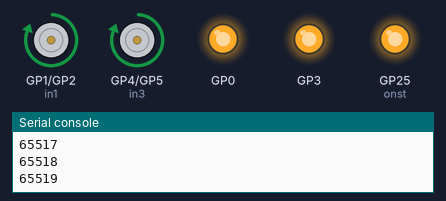
Bench run of a program on a simulated Raspberry Pi Pico running MicroPython. On the bench: motor-driver pin pairs drawn as motors (green arrow = first pin HIGH = forward, orange = second pin HIGH = backward, longer = more drive), output pins drawn as LEDs (lit = HIGH), the last lines printed to the serial console.

Above: at 9.2 s.
At 12.7 s:
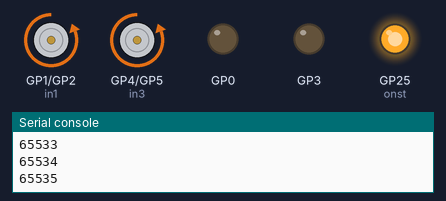
At 15.6 s:
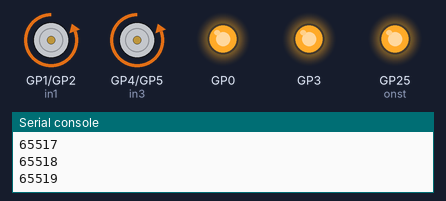
At 19.1 s:
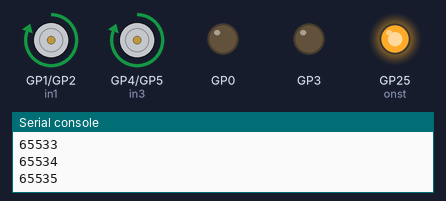
Timing chart, 0 to 23.1 s (numbered marks = the images above):
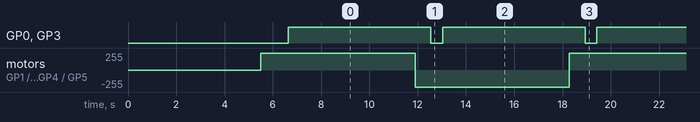

Measured:
- by itself, GP0, GP3: alternates HIGH for 5.9 s and LOW for 0.49 s
- by itself, motor on GP1 (in1) / GP2 (in2), motor on GP4 (in3) / GP5 (in4): alternates forward 255/255 for 6.4 s and backward 255/255 for 6.4 s

The program:

rc.py
```python
from machine import Pin
from rp2 import PIO, StateMachine, asm_pio
from time import sleep

sleep(5)
onst = Pin('LED', Pin.OUT)
onst.off()
sleep(0.5)
onst.on()

@asm_pio(sideset_init=PIO.OUT_LOW)
def pwm_prog():
    pull(noblock) .side(0)
    mov(x, osr) # Keep most recent pull data stashed in X, for recycling by noblock
    mov(y, isr) # ISR must be preloaded with PWM count max
    label("pwmloop")
    jmp(x_not_y, "skip")
    nop() .side(1)
    label("skip")
    jmp(y_dec, "pwmloop")


class PIOPWM:
    def __init__(self, sm_id, pin, max_count, count_freq):
        self._sm = StateMachine(sm_id, pwm_prog, freq=2 * count_freq, sideset_base=Pin(pin))
        # Use exec() to load max count into ISR
        self._sm.put(max_count)
        self._sm.exec("pull()")
        self._sm.exec("mov(isr, osr)")
        self._sm.active(1)
        self._max_count = max_count

    def set(self, value):
        # Minimum value is -1 (completely turn off), 0 actually still produces narrow pulse
        value = max(value, -1)
        value = min(value, self._max_count)
        self._sm.put(value)


in1 = Pin(1, Pin.OUT)
in2 = Pin(2, Pin.OUT)
in3 = Pin(4, Pin.OUT)
in4 = Pin(5, Pin.OUT)

in2.off()
in1.on()
in4.off()
in3.on()

en1 = PIOPWM(0, 0, max_count=(1 << 16) - 1, count_freq=400_000)
en2 = PIOPWM(1, 3, max_count=(1 << 16) - 1, count_freq=400_000)
en1.set(0)
en2.set(0)
sleep(1)

while True:
    for i in range(65500, 256**2):
        en1.set(i)
        en2.set(i)
        print(i)
        sleep(0.0001)

    en1.set(0)
    en2.set(0)
    in1.toggle()
    in2.toggle()
    in3.toggle()
    in4.toggle()
    sleep(1)
```
